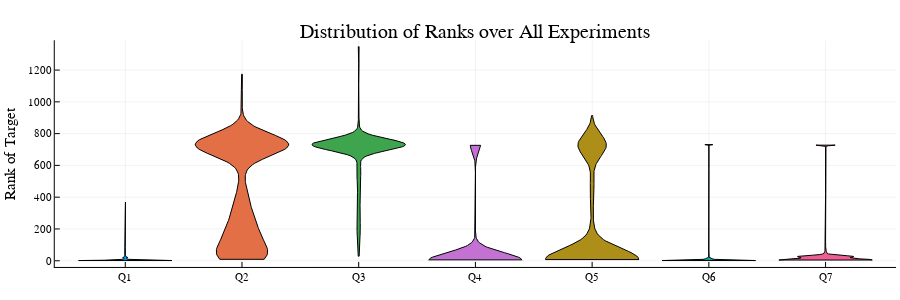

The notebook cell this image was saved under:
### Code cell
for (some_queries,some_indices) in zip(
        Iterators.partition(QUERIES, 7), Iterators.partition([1:length(QUERIES)...], 7))
    
    plot = violin(
        [coalesce.(ranking_results[ranking_results[:,"query_id"].==q_id,"target_rank"],731) for q_id in some_indices],
        x_ticks = (1:7,["Q$(i)" for i in some_indices]),
        legend = false,
        ylabel="Rank of Target",
        title="Distribution of Ranks over All Experiments",
        size=(900,300)
    )
    
    display(plot)
    
end

### Figure 1 — Plotly figure (JSON) as saved in the notebook; plotly's stock layout.template omitted (floating-point values rounded to 4 significant figures; data arrays with more than 128 entries replaced by an {"elided": "..."} marker saying what was removed)
{"data": [{"fill": "tozeroy", "fillcolor": "rgba(0, 154, 250, 1.000)", "legendgroup": "y1", "line": {"color": "rgba(0, 0, 0, 1.000)", "dash": "solid", "width": 1}, "mode": "lines", "name": "y1", "showlegend": true, "type": "scatter", "x": {"elided": "393 float values"}, "xaxis": "x1", "y": {"elided": "393 float values"}, "yaxis": "y1"}, {"fill": "tozeroy", "fillcolor": "rgba(227, 111, 71, 1.000)", "legendgroup": "y2", "line": {"color": "rgba(0, 0, 0, 1.000)", "dash": "solid", "width": 1}, "mode": "lines", "name": "y2", "showlegend": true, "type": "scatter", "x": {"elided": "269 float values"}, "xaxis": "x1", "y": {"elided": "269 float values"}, "yaxis": "y1"}, {"fill": "tozeroy", "fillcolor": "rgba(62, 164, 78, 1.000)", "legendgroup": "y3", "line": {"color": "rgba(0, 0, 0, 1.000)", "dash": "solid", "width": 1}, "mode": "lines", "name": "y3", "showlegend": true, "type": "scatter", "x": {"elided": "325 float values"}, "xaxis": "x1", "y": {"elided": "325 float values"}, "yaxis": "y1"}, {"fill": "tozeroy", "fillcolor": "rgba(195, 113, 210, 1.000)", "legendgroup": "y4", "line": {"color": "rgba(0, 0, 0, 1.000)", "dash": "solid", "width": 1}, "mode": "lines", "name": "y4", "showlegend": true, "type": "scatter", "x": {"elided": "257 float values"}, "xaxis": "x1", "y": {"elided": "257 float values"}, "yaxis": "y1"}, {"fill": "tozeroy", "fillcolor": "rgba(172, 142, 24, 1.000)", "legendgroup": "y5", "line": {"color": "rgba(0, 0, 0, 1.000)", "dash": "solid", "width": 1}, "mode": "lines", "name": "y5", "showlegend": true, "type": "scatter", "x": {"elided": "249 float values"}, "xaxis": "x1", "y": {"elided": "249 float values"}, "yaxis": "y1"}, {"fill": "tozeroy", "fillcolor": "rgba(0, 170, 174, 1.000)", "legendgroup": "y6", "line": {"color": "rgba(0, 0, 0, 1.000)", "dash": "solid", "width": 1}, "mode": "lines", "name": "y6", "showlegend": true, "type": "scatter", "x": {"elided": "397 float values"}, "xaxis": "x1", "y": {"elided": "397 float values"}, "yaxis": "y1"}, {"fill": "tozeroy", "fillcolor": "rgba(237, 94, 147, 1.000)", "legendgroup": "y7", "line": {"color": "rgba(0, 0, 0, 1.000)", "dash": "solid", "width": 1}, "mode": "lines", "name": "y7", "showlegend": true, "type": "scatter", "x": {"elided": "381 float values"}, "xaxis": "x1", "y": {"elided": "381 float values"}, "yaxis": "y1"}], "layout": {"annotations": [{"font": {"color": "rgba(0, 0, 0, 1.000)", "family": "sans-serif", "size": 20}, "rotation": 0, "showarrow": false, "text": "Distribution of Ranks over All Experiments", "x": 0.5282, "xanchor": "center", "xref": "paper", "y": 1, "yanchor": "top", "yref": "paper"}], "height": 300, "margin": {"b": 20, "l": 0, "r": 0, "t": 20}, "paper_bgcolor": "rgba(255, 255, 255, 1.000)", "plot_bgcolor": "rgba(255, 255, 255, 1.000)", "showlegend": false, "width": 900, "xaxis": {"anchor": "y", "domain": [0.06086, 0.9956], "gridcolor": "rgba(0, 0, 0, 0.100)", "gridwidth": 0.5, "linecolor": "rgba(0, 0, 0, 1.000)", "mirror": false, "range": [0.396, 7.604], "showgrid": true, "showline": true, "showticklabels": true, "tickangle": 0, "tickcolor": "rgb(0, 0, 0)", "tickfont": {"color": "rgba(0, 0, 0, 1.000)", "family": "sans-serif", "size": 11}, "tickmode": "array", "ticks": "inside", "ticktext": ["Q1", "Q2", "Q3", "Q4", "Q5", "Q6", "Q7"], "tickvals": [1, 2, 3, 4, 5, 6, 7], "title": "", "titlefont": {"color": "rgba(0, 0, 0, 1.000)", "family": "sans-serif", "size": 15}, "type": "-", "visible": true, "zeroline": false, "zerolinecolor": "rgba(0, 0, 0, 1.000)"}, "yaxis": {"anchor": "x", "domain": [0.05016, 0.9221], "gridcolor": "rgba(0, 0, 0, 0.100)", "gridwidth": 0.5, "linecolor": "rgba(0, 0, 0, 1.000)", "mirror": false, "range": [-39.07, 1388.0], "showgrid": true, "showline": true, "showticklabels": true, "tickangle": 0, "tickcolor": "rgb(0, 0, 0)", "tickfont": {"color": "rgba(0, 0, 0, 1.000)", "family": "sans-serif", "size": 11}, "tickmode": "array", "ticks": "inside", "ticktext": ["0", "200", "400", "600", "800", "1000", "1200"], "tickvals": [0, 200, 400, 600, 800, 1000, 1200], "title": "Rank of Target", "titlefont": {"color": "rgba(0, 0, 0, 1.000)", "family": "sans-serif", "size": 15}, "type": "-", "visible": true, "zeroline": false, "zerolinecolor": "rgba(0, 0, 0, 1.000)"}}}
